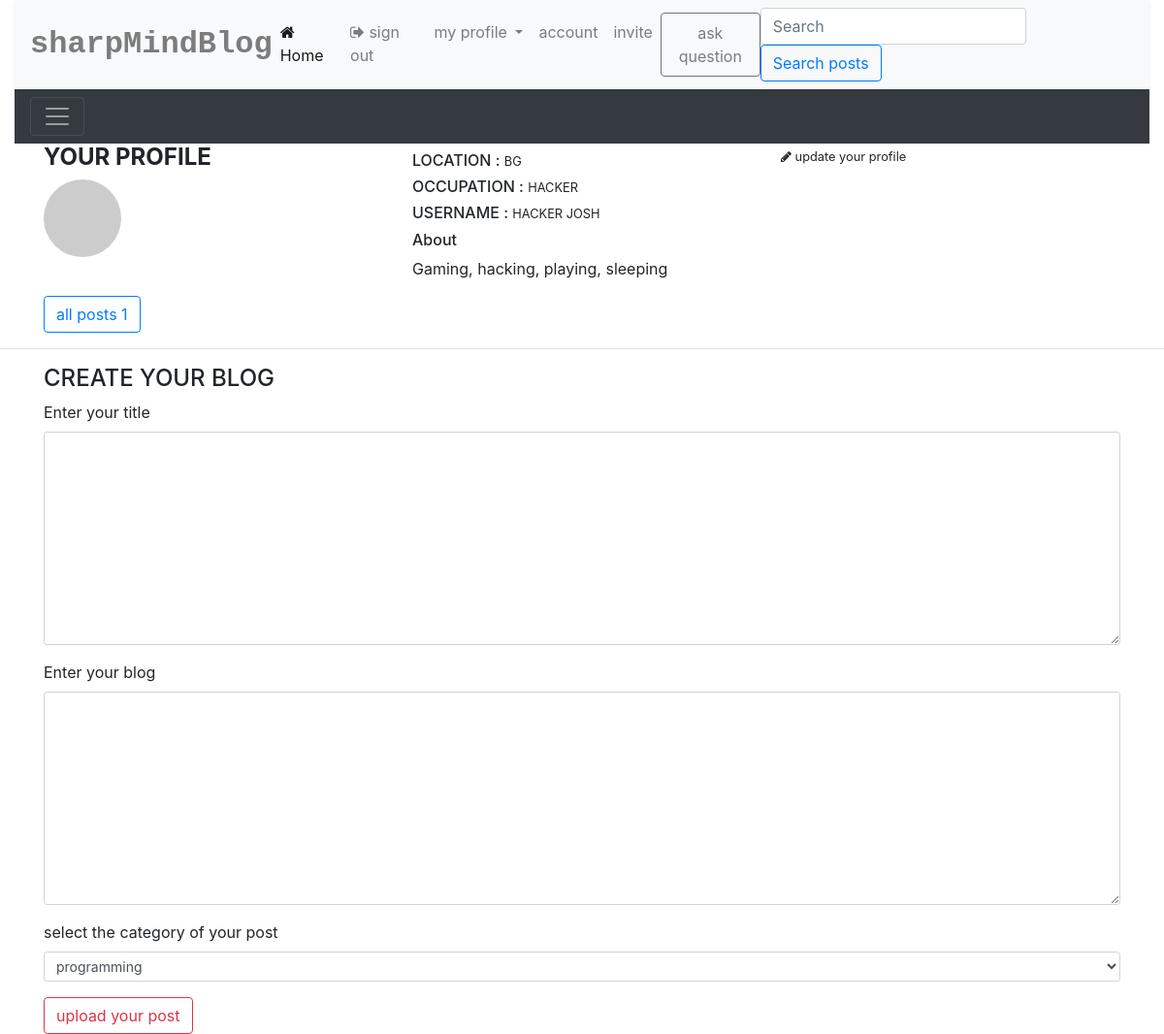
The app's page /account (signed in), older data.
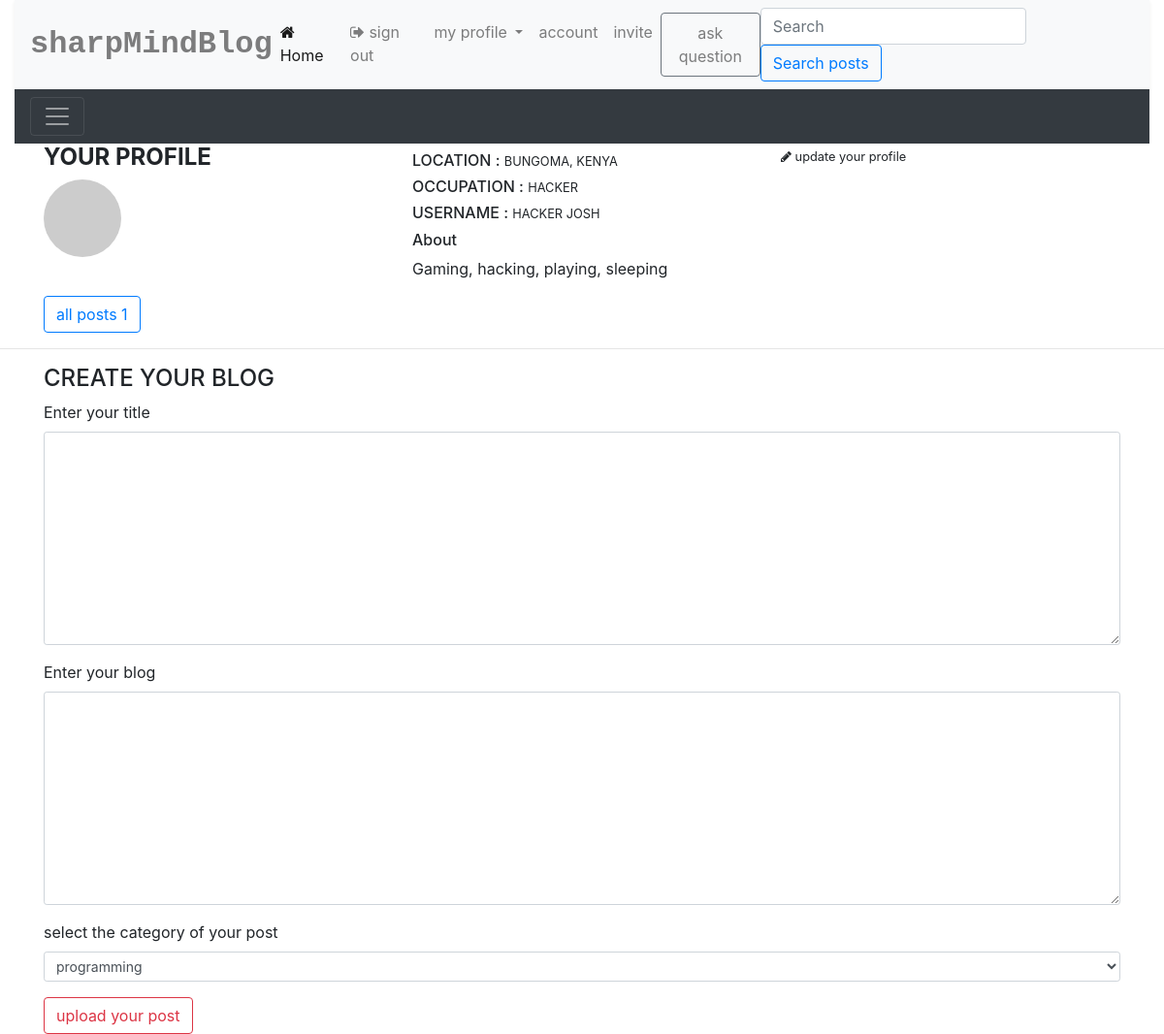
The same page, newer data.
### app.py (models this page shows, shortened)
class User(UserMixin, db.Model):
    id = db.Column(db.Integer, primary_key=True)
    name = db.Column(db.String(200), nullable=False)
    hobby = db.Column(db.String(200), nullable=False)
    email = db.Column(db.String(200), nullable=False)
    url = db.Column(db.String(200), nullable=False)
    password = db.Column(db.String(120), nullable=False)
    Admin = db.Column(db.Boolean, default=False)
    occupation = db.Column(db.String(120), nullable=False)
    location = db.Column(db.String(120), nullable=False)
    author = db.relationship('Posts', backref='author', lazy=True)

### app.py (the view, shortened to what this page needs)
@app.route('/account', methods=['GET', 'POST'])
def account():
    if 'username' in session:
        member = User.query.filter_by(name=session['username']).first()
        count = Posts.query.filter_by(user_id=member.id).count()
        user = User.query.filter_by(name=session['username']).first()
        if request.method == 'GET':
            return render_template('account.html', member=member, user=user, count=count)
    else:
        return redirect(url_for('login'))

### app.py (called while the page is built)
@app.before_request
def before_request():
    g.user = None
    if 'username' in session:
        g.user = session['username']

### templates/account.html (shortened to what the changed rows need)
<!DOCTYPE html>
<html lang="en">
<head>
    <link rel="stylesheet" href="{{url_for('static', filename='css/bootstrap.min.css')}}">
    <link rel="stylesheet" href="https://cdnjs.cloudflare.com/ajax/libs/font-awesome/4.7.0/css/font-awesome.min.css">
</head>
<body>
    <div class="container">
        <div class="row">
            <div class="col-lg-4 mt-2 col-md-4 col-xs-4 col-sm-4">
                <h6 class="text text-uppercase">location : <small>{{member.location}}</small></h6>
                <h6 class="text text-uppercase">occupation : <small>{{member.occupation}}</small></h6>
                <h6 class="text text-uppercase">username : <small>{{member.name}}</small></h6>
                <h6>About</h6>
                <p>{{member.hobby}}</p>
            </div>
        </div>
    </div>
</body>
</html>

Row changes from the older to the newer data that the page shows:
changed User "Gaming, hacking, playing, sleeping": location "BG" → "BUNGOMA, KENYA"
